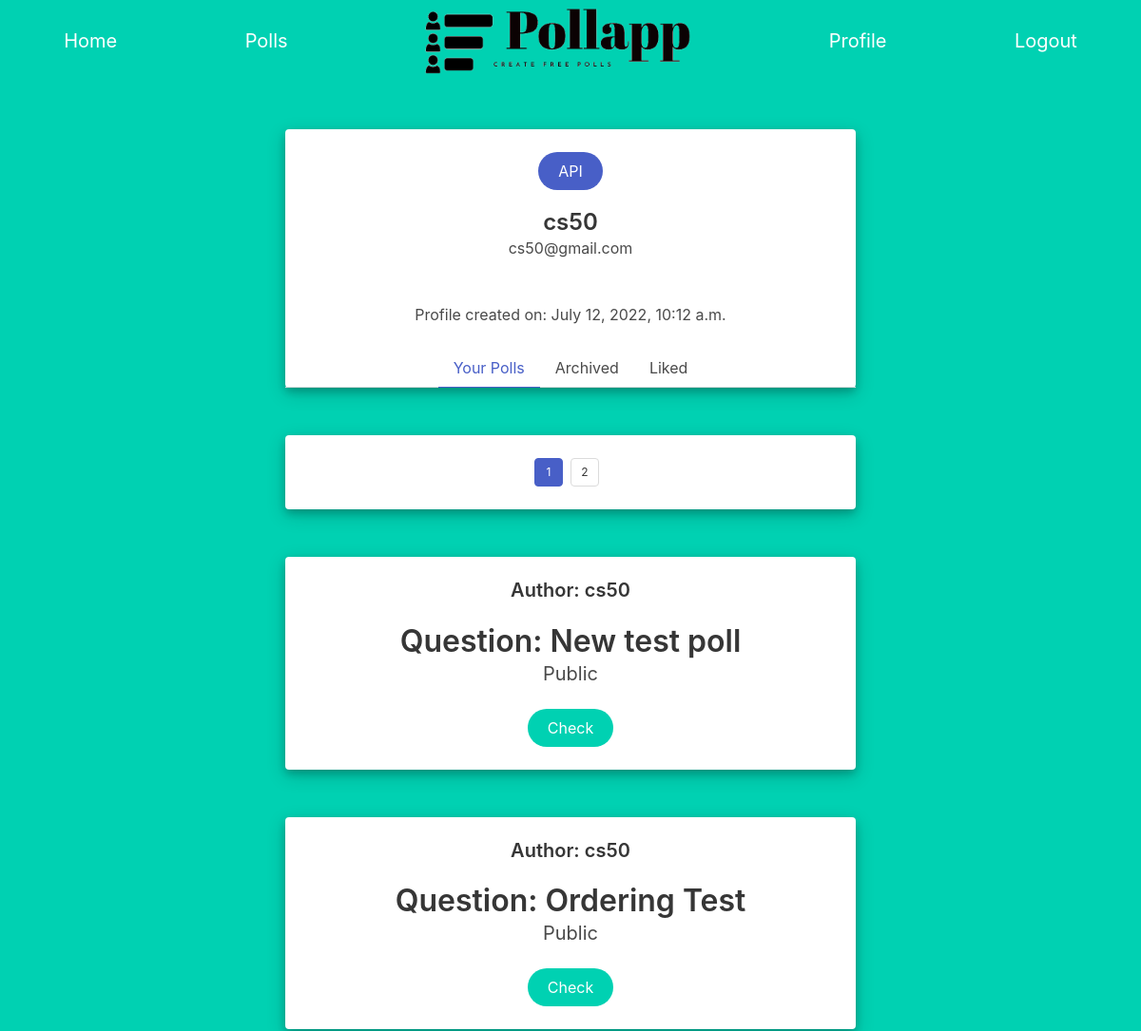
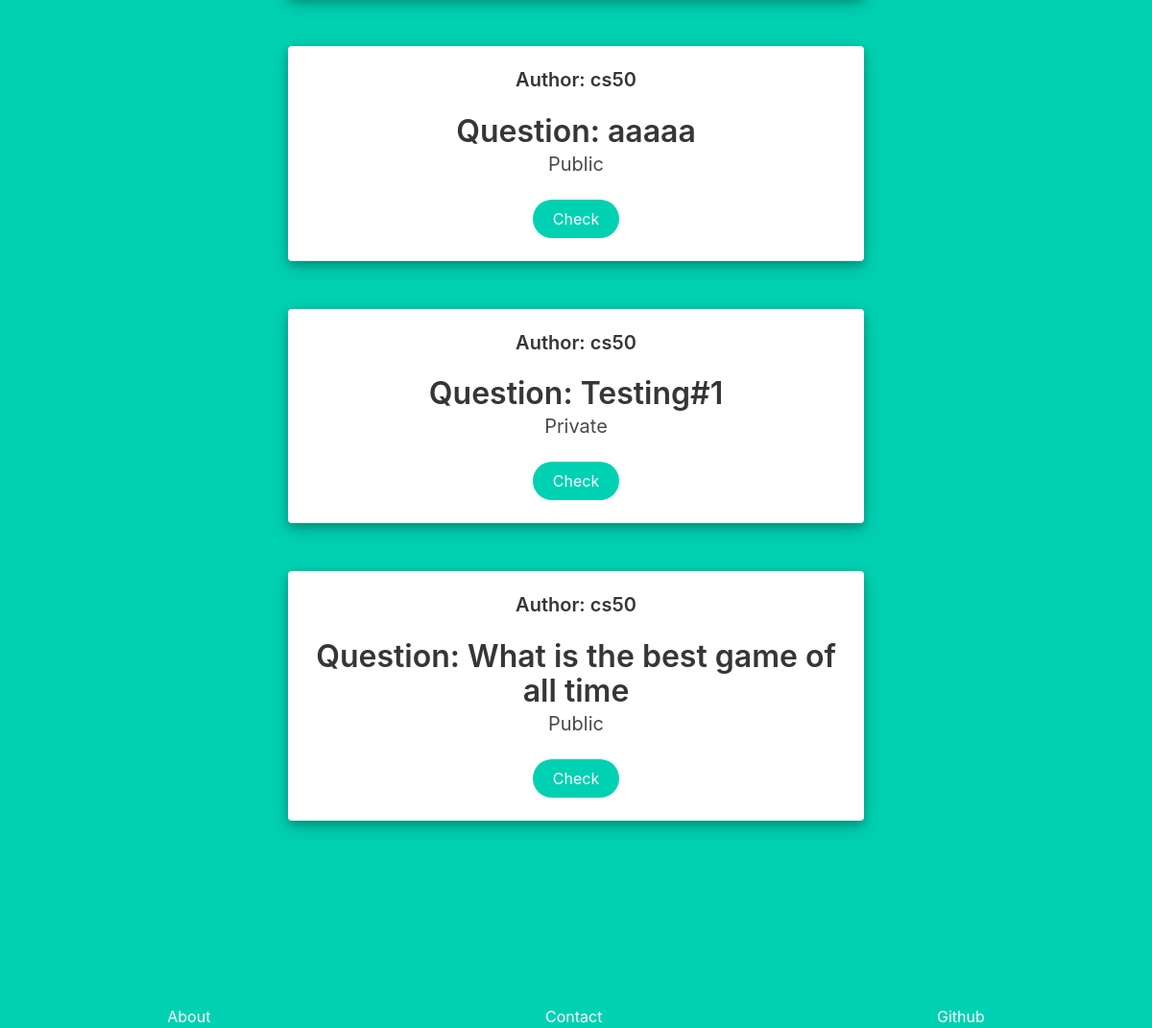
The page /profile/active/1 (signed in) on the database its author committed (2 pictures, top to bottom).
### Pollapp/models.py (models this page shows, shortened)
class User(AbstractUser):
    def __str__(self):
        return f"{self.username}"

class Poll(models.Model):
    user = models.ForeignKey(User, on_delete=models.CASCADE)
    url = models.CharField(max_length=24)
    poll_question = models.CharField(max_length=64)
    options = models.ManyToManyField(Option, symmetrical=False, blank=True , related_name="options")
    votes = models.ManyToManyField(Votes, symmetrical=False, blank=True, related_name="votes")
    likes = models.ManyToManyField(User, symmetrical=False, blank=True, related_name="likes")
    private = models.BooleanField()
    active = models.BooleanField(default=True)

### Pollapp/views.py (the view, shortened to what this page needs)
# urls.py: path("profile/<str:category>/<str:page_num>", views.profile , name="profile"),
@login_required(redirect_field_name='login')
def profile(request, category, page_num):
    if category == 'archived':
        user_polls = Poll.objects.filter(user=request.user, active=False).order_by("-id")
    elif category=='active':
        user_polls = Poll.objects.filter(user=request.user, active=True).order_by("-id")
    else:
        return render(request, "Pollapp/error_page.html" , {
            "message" : "Wrong url",
        })
    try:
        user_polls_info = pagination(user_polls, int(page_num))
    except:
         return render(request, "Pollapp/error_page.html" , {
            "message" : "Wrong url",
        })
    if int(page_num) >= 3:
        has_first = True
    else:
        has_first = False
    if int(page_num) <= user_polls_info["number_of_pages"]-2:
        has_last = True
    else:
        has_last = False
    return render(request, "Pollapp/profile.html", {
        "current_page_number": int(page_num),
        "polls" : user_polls_info["contents"],
        "number_of_pages": user_polls_info["number_of_pages"],
        "has_next": user_polls_info["has_next"],
        "next":int(page_num)+1,
        "has_previous": user_polls_info["has_previous"],
        "previous":int(page_num)-1,
        "has_first":has_first,
        "has_last": has_last,
        "category": category,
    })

### Pollapp/views.py (called while the page is built)
def pagination(pag_objects, page_num):
    page_view = Paginator(pag_objects,5)
    page_info = {
        "contents": page_view.page(page_num).object_list,
        "number_of_pages": page_view.num_pages,
        "has_next": page_view.page(page_num).has_next(),
        "has_previous": page_view.page(page_num).has_previous(),
    }
    return page_info

### Pollapp/templates/Pollapp/profile.html (shortened to what this page needs)
{% extends "Pollapp/layout.html" %}
{% block body %}
<div id="user_profile" class="card">
    <div style="min-width:100%;" class="card-content">
      <div style="min-width:100%;" class="media">
        <div style="min-width:100%;" class="media-content">
          <a class="button is-link is-rounded small-bottom-margin" href="{% url 'api_info' %}">API</a>
          <p class="title is-4">{{user.username}}</p>
          <p class="subtitle is-6">{{user.email}}</p>
        </div>
      </div>
        <br>
        <time datetime="2016-1-1">Profile created on: {{user.date_joined}}</time>
      </div>
      <div class="tabs is-centered">
        <ul>
          {% if category == "active"%}
            <li class="is-active"><a>Your Polls</a></li>
          {% else %}
            <li><a href="{% url 'profile' 'active' '1' %}">Your Polls</a></li>
          {% endif %}
          {% if category == "archived"%}
            <li class="is-active"><a>Archived</a></li>
          {% else %}
            <li><a href="{% url 'profile' 'archived' '1' %}">Archived</a></li>
          {% endif %}
          {% if category == "liked"%}
            <li class="is-active"><a>Liked</a></li>
          {% else %}
            <li><a href="{% url 'profile' 'liked' '1' %}">Liked</a></li>
          {% endif %}
        </ul>
      </div>
    </div>
  <div class="card poll">
    <div class="card-content">
      <div class="media">
        <div class="media-content">
          <nav style="width: 100%; height: 100%;"class="pagination is-small is-centered" role="navigation" aria-label="pagination">
            <ul class="pagination-list">
              <li><a class="pagination-link is-current" aria-label="Page {{current_page_number}}" aria-current="page">{{current_page_number}}</a></li>
              {% if has_next %}
                <li><a class="pagination-link" href="{% url 'profile' category next %}" aria-label="Goto page {{current_page_number}}">{{next}}</a></li>
              {% endif %}
            </ul>
          </nav>
        </div>
      </div>
    </div>
  </div>
  {% for poll in polls %}
    <div class="card poll">
      <div class="card-content">
        <div class="media">
          <div class="media-content">
            <p class="title is-5">Author: {{poll.user}}</p>
              <p class="title is-3">Question: {{poll.poll_question}}</p>
              {% if poll.private %}
                <h5 class="subtitle is-5">Private</h5>
              {% else %}
                <h5 class="subtitle is-5">Public</h5>
              {% endif %}
              <form action="{% url 'poll_page' poll.url %}" >
                <button class="button is-primary is-rounded" type="submit">Check</button>
              </form>
            </div>
          </div>
        </div>
      </div>
  {% endfor %}
{% endblock%}

### Pollapp/static/Pollapp/style.css (style rules this page uses)
.small-bottom-margin { margin-bottom: 20px; }
html, body { background-color: #00d1b2; min-height: 100%; }
#user_profile, .poll { text-align: center; width: 30%; margin: auto; margin-top: 50px; box-shadow: 0 4px 8px 0 rgba(0, 0, 0, 0.2), 0 6px 20px 0 rgba(0, 0, 0, 0.19); }
@media (max-width: 1500px) { #user_profile, .poll { width: 50%; } }

### rows shown on the page
User: username "cs50", email "cs50@gmail.com", date_joined "July 12, 2022, 10:12 a.m."
Poll: user "cs50", poll_question "New test poll", private "Public"
Poll: user "cs50", poll_question "Ordering Test", private "Public"
Poll: user "cs50", poll_question "aaaaa", private "Public"
Poll: user "cs50", poll_question "Testing#1", private "Private"
Poll: user "cs50", poll_question "What is the best game of all time", private "Public"

### other values the page prints
{{ current_page_number }} "1"
{{ next }} "2"
